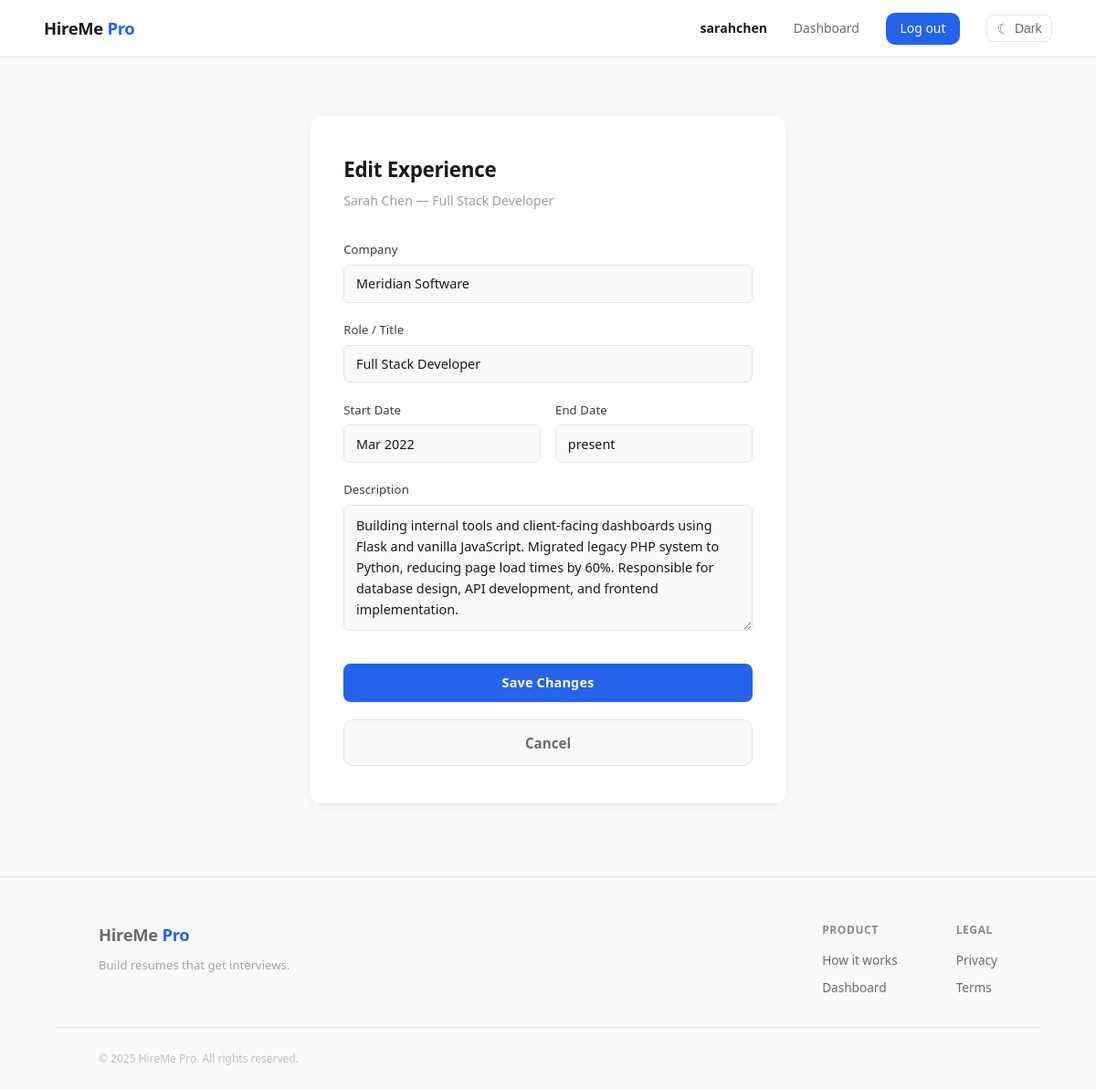
/experience/1/edit (signed in), run on the app's committed database.
### app/models.py (models this page shows, shortened)
class User(UserMixin, db.Model):
    __tablename__ = "users"
    id = db.Column(db.Integer, primary_key=True)
    username = db.Column(db.String(80), unique=True, nullable=False)
    email = db.Column(db.String(120), unique=True, nullable=False, index=True)
    password_hash = db.Column(db.String(256), nullable=False)
    created_at = db.Column(db.DateTime, default=datetime.utcnow)
    resumes = db.relationship(
        "Resume", backref="owner", lazy=True, cascade="all, delete-orphan"
    )

class Resume(db.Model):
    __tablename__ = "resumes"
    id = db.Column(db.Integer, primary_key=True)
    user_id = db.Column(db.Integer, db.ForeignKey("users.id"), nullable=False)
    title = db.Column(db.String(150), nullable=False, default="Untitled Resume")
    summary = db.Column(db.Text, default="")
    created_at = db.Column(db.DateTime, default=datetime.utcnow)
    updated_at = db.Column(db.DateTime, default=datetime.utcnow, onupdate=datetime.utcnow)
    educations = db.relationship(
        "Education", backref="resume", lazy=True, cascade="all, delete-orphan"
    )
    experiences = db.relationship(
        "Experience", backref="resume", lazy=True, cascade="all, delete-orphan"
    )
    skills = db.relationship(
        "Skill", backref="resume", lazy=True, cascade="all, delete-orphan"
    )

class Experience(db.Model):
    __tablename__ = "experiences"
    id = db.Column(db.Integer, primary_key=True)
    resume_id = db.Column(db.Integer, db.ForeignKey("resumes.id"), nullable=False)
    company = db.Column(db.String(200), nullable=False)
    role = db.Column(db.String(200), nullable=False)
    start_date = db.Column(db.String(50), default="")
    end_date = db.Column(db.String(50), default="")
    description = db.Column(db.Text, default="")

### app/routes.py (the view, shortened to what this page needs)
@main.route("/experience/<int:id>/edit", methods=["GET", "POST"])
@login_required
def edit_experience(id):
    entry = db.session.get(Experience, id)
    if entry is None:
        abort(404)
    resume = get_user_resume(entry.resume_id)
    return render_template("experience_form.html", resume=resume, entry=entry)

### app/models.py (called while the page is built)
@login_manager.user_loader
def load_user(user_id):
    return User.query.get(int(user_id))

### app/routes.py (called while the page is built)
def get_user_resume(resume_id):
    resume = db.session.get(Resume, resume_id)
    if resume is None:
        abort(404)
    if resume.user_id != current_user.id:
        abort(403)
    return resume

### app/templates/experience_form.html (shortened to what this page needs)
{% extends "base.html" %}
{% block content %}
<section class="auth-section">
    <div class="auth-card resume-form-card">
        {% if entry %}
            <h2>Edit Experience</h2>
        {% else %}
            <h2>Add Experience</h2>
        {% endif %}
        <p class="auth-subtitle">{{ resume.title }}</p>
        <form method="POST" action="{% if entry %}{{ url_for('main.edit_experience', id=entry.id) }}{% else %}{{ url_for('main.add_experience', resume_id=resume.id) }}{% endif %}">
            <div class="form-group">
                <label for="company">Company</label>
                <input type="text" id="company" name="company" required
                       placeholder="e.g. Google"
                       value="{{ entry.company if entry else '' }}">
            </div>
            <div class="form-group">
                <label for="role">Role / Title</label>
                <input type="text" id="role" name="role" required
                       placeholder="e.g. Software Engineer"
                       value="{{ entry.role if entry else '' }}">
            </div>
            <div class="form-row">
                <div class="form-group">
                    <label for="start_date">Start Date</label>
                    <input type="text" id="start_date" name="start_date"
                           placeholder="e.g. Jan 2021"
                           value="{{ entry.start_date if entry else '' }}">
                </div>
                <div class="form-group">
                    <label for="end_date">End Date</label>
                    <input type="text" id="end_date" name="end_date"
                           placeholder="e.g. Dec 2023 or Present"
                           value="{{ entry.end_date if entry else '' }}">
                </div>
            </div>
            <div class="form-group">
                <label for="description">Description</label>
                <textarea id="description" name="description" rows="5"
                          placeholder="What did you do? What did you accomplish?">{{ entry.description if entry else '' }}</textarea>
            </div>
            <div class="form-actions">
                <button type="submit" class="btn-primary btn-full">
                    {% if entry %}Save Changes{% else %}Add Experience{% endif %}
                </button>
                <a href="{{ url_for('main.resume_detail', id=resume.id) }}" class="btn-secondary btn-full">Cancel</a>
            </div>
        </form>
    </div>
</section>
{% endblock %}

### app/templates/base.html (shortened to what this page needs)
<!DOCTYPE html>
<html lang="en">
<head>
    <link rel="stylesheet" href="{{ url_for('static', filename='css/main.css') }}">
</head>
<body>
    <nav class="navbar">
        <a href="{{ url_for('main.home') }}" class="logo">HireMe <span>Pro</span></a>
        <div class="nav-links">
            {% if current_user.is_authenticated %}
                <span class="nav-user">{{ current_user.username }}</span>
                <a href="{{ url_for('main.dashboard') }}">Dashboard</a>
                <a href="{{ url_for('main.logout') }}" class="btn-nav">Log out</a>
            {% else %}
                <a href="{{ url_for('main.login') }}">Log in</a>
                <a href="{{ url_for('main.register') }}" class="btn-nav">Sign up</a>
            {% endif %}
            <button id="theme-toggle" class="theme-toggle" type="button" aria-label="Toggle theme">
                <span class="toggle-icon">&#9790;</span>
                <span class="toggle-label">Dark</span>
            </button>
        </div>
    </nav>
    <main class="container">
        {% block content %}{% endblock %}
    </main>
    <footer class="site-footer">
        <div class="footer-inner">
            <div class="footer-brand">
                <a href="{{ url_for('main.home') }}" class="logo">HireMe <span>Pro</span></a>
                <p>Build resumes that get interviews.</p>
            </div>
            <div class="footer-links">
                <div class="footer-col">
                    <h4>Product</h4>
                    <a href="{{ url_for('main.home') }}#how-it-works">How it works</a>
                    {% if current_user.is_authenticated %}
                        <a href="{{ url_for('main.dashboard') }}">Dashboard</a>
                    {% else %}
                        <a href="{{ url_for('main.register') }}">Sign up</a>
                        <a href="{{ url_for('main.login') }}">Log in</a>
                    {% endif %}
                </div>
                <div class="footer-col">
                    <h4>Legal</h4>
                    <a href="#">Privacy</a>
                    <a href="#">Terms</a>
                </div>
            </div>
        </div>
        <div class="footer-bottom">
            <p>&copy; 2025 HireMe Pro. All rights reserved.</p>
        </div>
    </footer>
</body>
</html>

### data on the page
User: username "sarahchen"
Resume: title "Sarah Chen — Full Stack Developer"
Experience: company "Meridian Software", role "Full Stack Developer", start_date "Mar 2022", end_date "present", description "Building internal tools and client-facing dashboards using Flask and vanilla JavaScript. Migrated legacy PHP system to Python, reducing page load times by 60%. Responsible for database design, API development, and frontend implementation."
